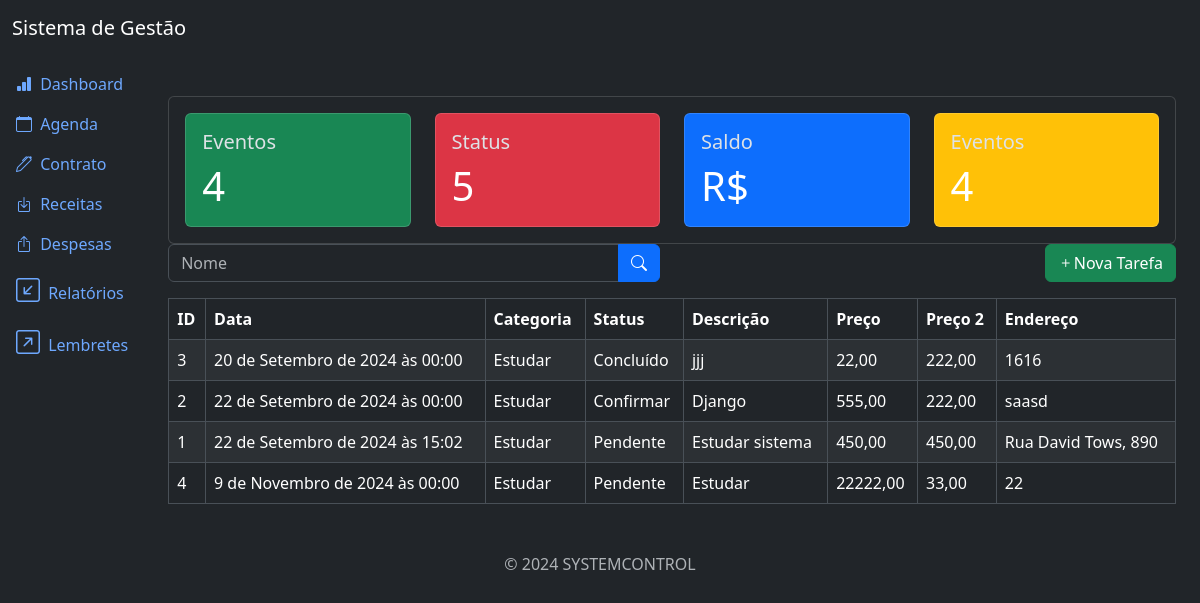
/task/list/ (signed in), run on the app's committed database.
### task/models.py (models this page shows, shortened)
class Task(models.Model):
    date = models.DateTimeField(null=True, blank=True)
    category = models.ForeignKey(Category, on_delete=models.PROTECT, related_name='task')
    status = models.ForeignKey(Status, on_delete=models.PROTECT, related_name='task')
    description = models.TextField(null=True, blank=True)
    service_price = models.DecimalField(max_digits=20, decimal_places=2)
    selling_price = models.DecimalField(max_digits=20, decimal_places=2)
    adress = models.CharField(null=True, blank=True, max_length=200)
    created_at = models.DateTimeField(auto_now_add=True)
    update_at = models.DateTimeField(auto_now=True)
    class Meta:
        ordering = ['date']

### categories/models.py (models this page shows)
class Category(models.Model):
    name = models.CharField(max_length=500)
    description = models.TextField(null=True, blank=True)
    created_at = models.DateTimeField(auto_now_add=True)
    update_at = models.DateTimeField(auto_now=True)
    class Meta:
        ordering = ['name']
    def __str__(self):
        return self.name

### status/models.py (models this page shows)
class Status(models.Model):
    name = models.CharField(max_length=500)
    description = models.TextField(null=True, blank=True)
    created_at = models.DateTimeField(auto_now_add=True)
    update_at = models.DateTimeField(auto_now=True)
    class Meta:
        ordering = ['name']
    def __str__(self):
        return self.name

### task/views.py (the view)
# urls.py: path('task/list/', views.TaskListView.as_view(), name='task_list'),
class TaskListView(LoginRequiredMixin, PermissionRequiredMixin, ListView):
    model = models.Task
    template_name = 'task_list.html'
    context_object_name = 'tasks'
    paginate_by = 10
    permission_required = 'task.view_task'
    def get_queryset(self):
        queryset = super().get_queryset()
        date = self.request.GET.get('date')
        if date:
            queryset = queryset.filter(date__icontains=date)
        return queryset
    def get_context_data(self, **kwargs):
        context = super().get_context_data(**kwargs)
        context['task_metrics'] = metrics.get_task_metrics()
        return context

### app/metrics.py (called while the page is built)
def get_task_metrics():
    total_task = Task.objects.count()
    total_status = Status.objects.count()
    return dict(
        total_task=number_format(total_task, force_grouping=True),
        total_status=number_format(total_status, force_grouping=True),
    )

### task/templates/task_list.html (shortened to what this page needs)
{% extends 'base.html' %}
{% block content %}
{% include 'components/_task_metrics.html' %}
<div class="row mb-3">
    <div class="col-md-6">
        <form method="get" action="{% url 'task_list' %}">
            <div class="input-group">
                <input type="text" class="form-control" name="name" placeholder="Nome" value="{{ request.GET.name }}">
                <button type="submit" class="btn btn-primary">
                    <i class="bi bi-search"></i>
                </button>
            </div>
        </form>
    </div>
    <div class="col-md-6">
        <a href="{% url 'task_create' %}" class="btn btn-success float-end">
            <i class="bi bi-plus"></i>Nova Tarefa
        </a>
    </div>
</div>
<div class="table-responsive">
    <table class="table table-striped table-bordered">
        <thead class="thead-dark">
            <tr>
                <th>ID</th>
                <th>Data</th>
                <th>Categoria</th>
                <th>Status</th>
                <th>Descrição</th>
                <th>Preço</th>
                <th>Preço 2</th>
                <th>Endereço</th>
            </tr>
        </thead>
        <tbody>
            {% for task in tasks %}
            <tr>
                <td>{{ task.id }}</td>
                <td>{{ task.date }}</td>
                <td>{{ task.category }}</td>
                <td>{{ task.status }}</td>
                <td>{{ task.description }}</td>
                <td>{{ task.service_price }}</td>
                <td>{{ task.selling_price }}</td>
                <td>{{ task.adress }}</td>
            </tr>
            {% endfor %}
        </tbody>
    </table>
</div>
{% endblock %}

### app/templates/base.html (shortened to what this page needs)
<!DOCTYPE html>
<html lang="pt-br" data-bs-theme="dark">
<head>
  <link href="https://cdn.jsdelivr.net/npm/bootstrap@5.3.3/dist/css/bootstrap.min.css" rel="stylesheet">
  <link rel="stylesheet" href="https://cdn.jsdelivr.net/npm/bootstrap-icons@1.11.3/font/bootstrap-icons.min.css">
</head>
<body>
  {% include 'components/_header.html' %}
  <div class="container-fluid">
    {% include 'components/_sidebar.html' %}
    <div class="col py-3">
      <div class="container mt-4">
        <main>
          {% block content %}
          {% endblock %}
        </main>
      </div>
    </div>
  </div>
  </div>
  {% include 'components/_footer.html' %}
</body>
</html>

### app/templates/components/_header.html
<nav class="navbar navbar-expand-lg navbar-light bg-dark">
  <div class="container-fluid">
    <a class="navbar-brand text-white" href="#">Sistema de Gestão</a>
  </div>
</nav>

### app/templates/components/_sidebar.html (shortened to what this page needs)
<div class="row flex-nowrap">
  <div class="col-auto col-md-0 col-xl-0 px-0 bg-dark">
    <div class="d-flex flex-column align-items-center align-items-sm-start px-3 pt-2 text-white">
      <div class="collapse d-sm-block" id="menuCollapse">
        <ul class="nav flex-column align-items-start" id="menu">
          <li>
            <a href="{% url 'home' %}" class="nav-link px-0 align-middle">
              <i class="bi bi-bar-chart-fill"></i>
              <span class="ms-1">Dashboard</span>
            </a>
          </li>
          <li>
            <a href="{% url 'task_list' %}" class="nav-link px-0 align-middle">
              <i class="bi bi-calendar"></i>
              <span class="ms-1">Agenda</span>
            </a>
          </li>
          <li>
            <a href="{% url 'contract_list' %}" class="nav-link px-0 align-middle">
              <i class="bi bi-pen"></i>
              <span class="ms-1">Contrato</span>
            </a>
          </li>
          <li>
            <a href="{% url 'gain_list' %}" class="nav-link px-0 align-middle">
              <i class="bi bi-box-arrow-in-down"></i>
              <span class="ms-1">Receitas</span>
            </a>
          </li>
          <li>
            <a href="{% url 'outgoing_list' %}" class="nav-link px-0 align-middle">
              <i class="bi bi-box-arrow-up"></i>
              <span class="ms-1">Despesas</span>
            </a>
          </li>
          <li>
            <a href="#" class="nav-link px-0 align-middle">
              <i class="bi bi-arrow-down-left-square fs-4"></i>
              <span class="ms-1">Relatórios</span>
            </a>
          </li>
          <li>
            <a href="#" class="nav-link px-0 align-middle">
              <i class="bi bi-arrow-up-right-square fs-4"></i>
              <span class="ms-1">Lembretes</span>
            </a>
          </li>
        </ul>
      </div>
    </div>
  </div>

### app/templates/components/_task_metrics.html
<div class="card mt-4">
    <div class="card-body">
        <div class="row">
            <div class="col-md-3">
                <div class="card bg-success">
                    <div class="card-body">
                        <h5 class="card-title">Eventos</h5>
                        <p class="card-text text-white font-weight-bold display-6">{{ task_metrics.total_task }}</p>
                    </div>
                </div>
            </div>
            <div class="col-md-3">
                <div class="card bg-danger">
                    <div class="card-body">
                        <h5 class="card-title">Status</h5>
                        <p class="card-text text-white font-weight-bold display-6">{{ task_metrics.total_status }}</p>
                    </div>
                </div>
            </div>
            <div class="col-md-3">
                <div class="card bg-primary">
                    <div class="card-body">
                        <h5 class="card-title">Saldo</h5>
                        <p class="card-text text-white font-weight-bold display-6">R$ {{ result_metrics.total_profit }}</p>
                    </div>
                </div>
            </div>
            <div class="col-md-3">
                <div class="card bg-warning">
                    <div class="card-body">
                        <h5 class="card-title">Eventos</h5>
                        <p class="card-text text-white font-weight-bold display-6">{{ task_metrics.total_task }}</p>
                    </div>
                </div>
            </div>
        </div>
    </div>
</div>

### app/templates/components/_footer.html
<footer class="footer mt-auto py-3 text-center">
  <div class="container">
    <span class="text-muted">© 2024 SYSTEMCONTROL</span>
  </div>
</footer>

### data on the page
Task: id "3", date "20 de Setembro de 2024 às 00:00", category "Estudar", status "Concluído", description "jjj", service_price "22,00", selling_price "222,00", adress "1616"
Task: id "2", date "22 de Setembro de 2024 às 00:00", category "Estudar", status "Confirmar", description "Django", service_price "555,00", selling_price "222,00", adress "saasd"
Task: id "1", date "22 de Setembro de 2024 às 15:02", category "Estudar", status "Pendente", description "Estudar sistema", service_price "450,00", selling_price "450,00", adress "Rua David Tows, 890"
Task: id "4", date "9 de Novembro de 2024 às 00:00", category "Estudar", status "Pendente", description "Estudar", service_price "22222,00", selling_price "33,00", adress "22"

### other printed values
{{ task_metrics.total_task }} "4"
{{ task_metrics.total_status }} "5"
